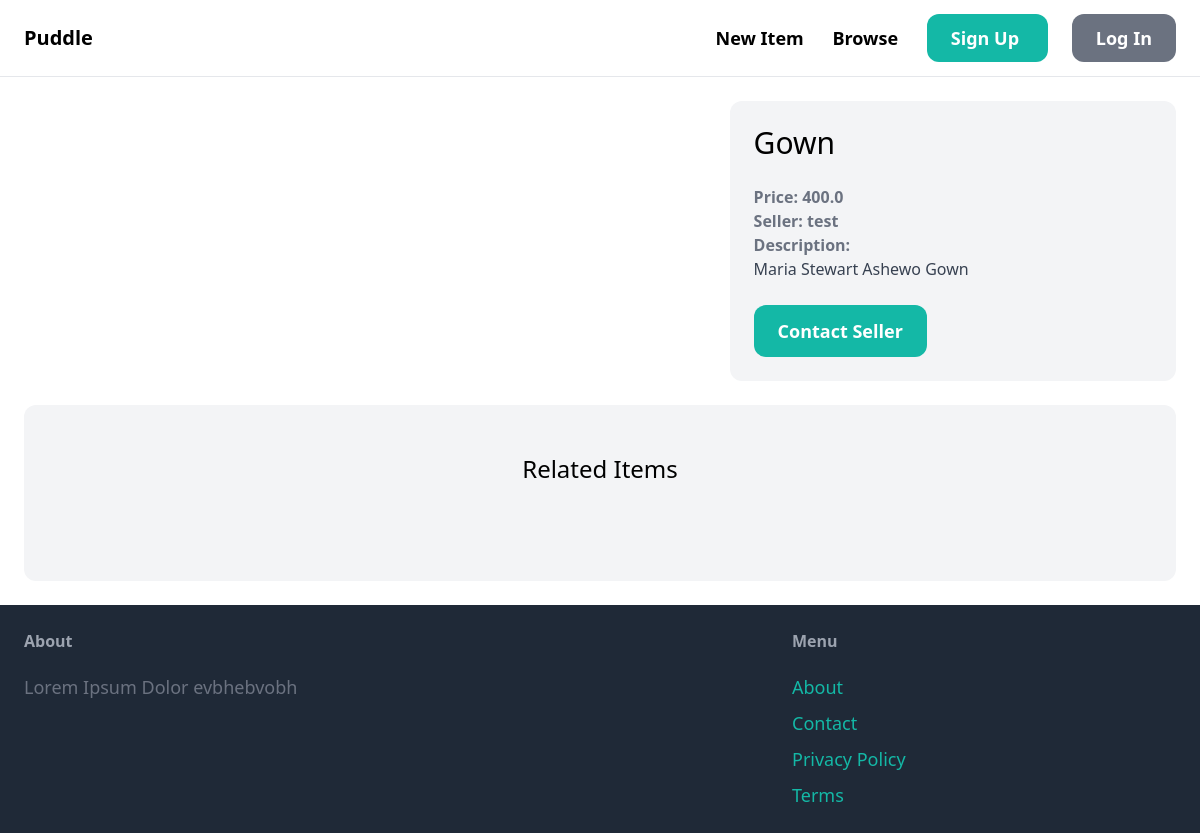
/items/3/, run on an earlier commit of the app's database.
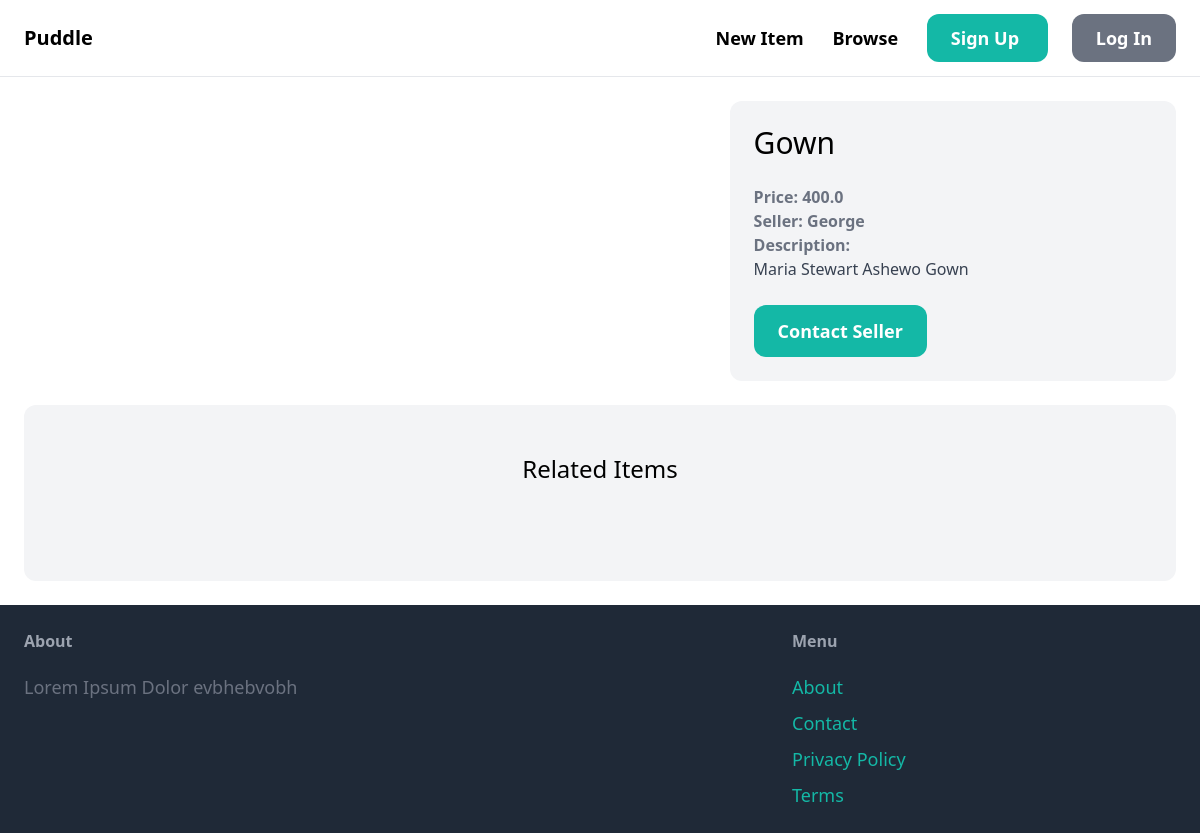
And on a later commit of the database.
### item/models.py (models this page shows, shortened)
class Item(models.Model):
	category = models.ForeignKey(Category, related_name='items', on_delete=models.CASCADE)
	name = models.CharField(max_length=255)
	description = models.TextField(blank=True, null=True)
	price = models.FloatField()
	image = models.ImageField(upload_to='item_images', blank=True, null=True)
	is_sold = models.BooleanField(default=False)
	created_by = models.ForeignKey(User, related_name='items', on_delete=models.CASCADE)
	created_at = models.DateTimeField(auto_now_add=True)

### item/views.py (the view)
# urls.py: path('<str:pk>/', views.detail, name='detail'),
def detail(request, pk):
	items = get_object_or_404(Item, pk=pk)
	related_items = Item.objects.filter(category=items.category, is_sold=False).exclude(pk=pk)[0:3]
	context = {
		'item': items,
		'related_items': related_items,
	}
	return render(request, 'item/detail.html', context)

### item/templates/item/detail.html (shortened to what this page needs)
{% extends 'core/base.html' %}
{% block content %}
    <div class="grid grid-cols-5 gap-6">
        <div class="col-span-3">
        </div>
        <div class="col-span-2 p-6 bg-gray-100 rounded-xl">
            <h1 class="mb-6 text-3xl">{{ item.name }}</h1>
            <p class="text-gray-500"><strong>Price: {{ item.price }}</strong></p>
            <p class="text-gray-500"><strong>Seller: {{ item.created_by.username }}</strong></p>
            {% if item.description %}
                <p class="text-gray-700">
                    <strong class="text-gray-500"> Description: </strong><br>
                    {{ item.description }}
                </p>
            {% endif %}
            {% if request.user == item.created_by %}
                <div class="mt-6 p-6 bg-white rounded-xl">
                    <p>This is your item </p>
                    <a href="{% url 'edit' item.id %}" class="inline-block mt-6 px-6 py-3 text-lg font-semibold bg-teal-500 text-white rounded-xl"> Edit </a>
                    <a href="{% url 'delete' item.id %}" class="inline-block mt-6 px-6 py-3 text-lg font-semibold bg-red-500 text-white rounded-xl"> Delete </a>
                </div>
            {% else %}
                <a href="{% url 'new' item.id %}" class="inline-block mt-6 px-6 py-3 text-lg font-semibold bg-teal-500 text-white rounded-xl hover:bf-teal-700"> Contact Seller</a>
            {% endif %}
        </div>
    </div>
        <div class="mt-6 px-6 py-12 bg-gray-100 rounded-xl">
                <h2 class="mb-12 text-2xl text-center">
                        Related Items
                </h2>
        </div>
{% endblock content %}

What changed in the data, as far as the page shows it:
changed Item "Gown": created_by.username "test" → "George"
